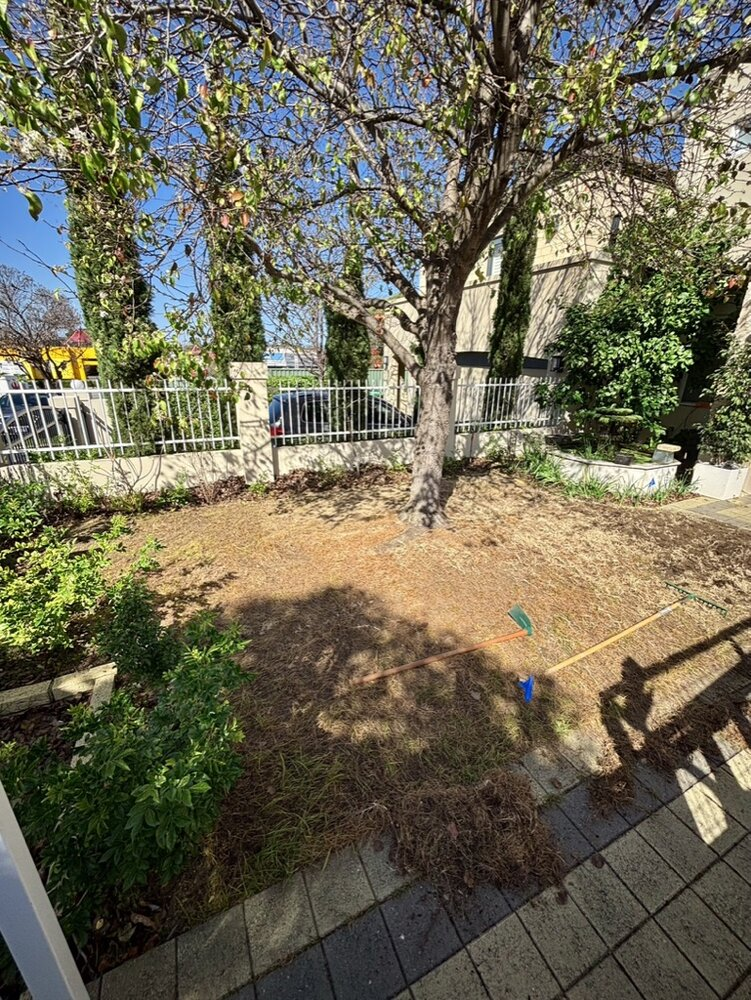
#> input picture lawn-transformation-before.jpg, 751 x 1000 px
$ python feature_match.py
#> lines starting #> are read from the running program, lines starting #| are printed output that depends on the picture
#!/usr/bin/env python3
"""
Use SIFT/ORB feature matching to find the optimal transformation between images
"""

import cv2
import numpy as np
from PIL import Image

def find_homography_transform(img1_path, img2_path, output_prefix):
    """
    Find the transformation needed to align img2 to img1 using feature matching
    """
#> called with img1_path = 'lawn-transformation-before.jpg', img2_path = 'lawn-transformation-after.jpg', output_prefix = 'lawn'
    print(f"\nProcessing {output_prefix} images...")

    # Load images
    img1 = cv2.imread(img1_path)
#> img1 is the input picture: shape (1000, 751, 3); mean B, G, R 84.3, 103.7, 108.1
    img2 = cv2.imread(img2_path)
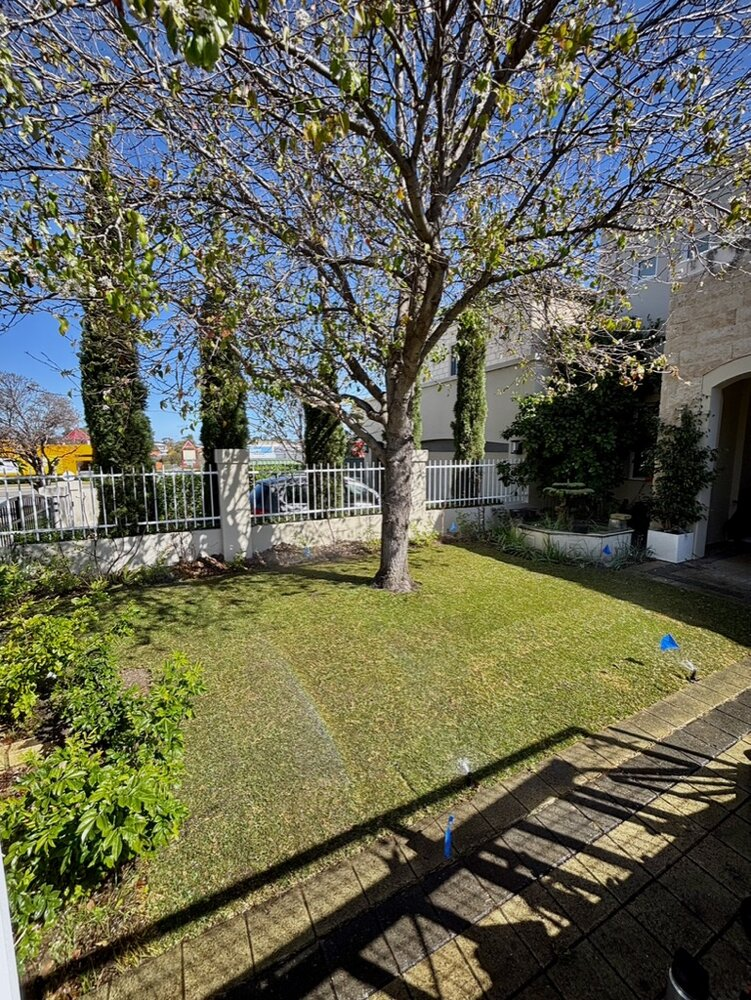
#> input picture lawn-transformation-after.jpg, 751 x 1000 px
#> img2 is the input picture: shape (1000, 751, 3); mean B, G, R 82.7, 100.5, 99.8

    # Convert to grayscale
    gray1 = cv2.cvtColor(img1, cv2.COLOR_BGR2GRAY)
    gray2 = cv2.cvtColor(img2, cv2.COLOR_BGR2GRAY)

    print(f"Image 1 size: {img1.shape[:2]}")
#| Image 1 size: (1000, 751)
    print(f"Image 2 size: {img2.shape[:2]}")
#| Image 2 size: (1000, 751)

    # Try SIFT first (best but patented), fall back to ORB if needed
    try:
        # SIFT detector
        detector = cv2.SIFT_create()
        print("Using SIFT feature detector...")
    except:
        # ORB detector as fallback
        detector = cv2.ORB_create(nfeatures=1000)
        print("Using ORB feature detector...")

    # Find keypoints and descriptors
    kp1, desc1 = detector.detectAndCompute(gray1, None)
#> kp1 = 13995 keypoints; strongest (x, y, size): (747, 407, 1.9), (648, 360, 2), (498, 424, 1.8), (59, 394, 2.5)
    kp2, desc2 = detector.detectAndCompute(gray2, None)
#> kp2 = 12875 keypoints; strongest (x, y, size): (653, 336, 1.8), (398, 56, 2.5), (110, 226, 2.2), (292, 89, 2.6)

    print(f"Found {len(kp1)} keypoints in image 1")
#| Found 13995 keypoints in image 1
    print(f"Found {len(kp2)} keypoints in image 2")
#| Found 12875 keypoints in image 2

    if desc1 is None or desc2 is None or len(kp1) < 4 or len(kp2) < 4:
        print("Not enough features found!")
        return None

    # Match features
    if isinstance(detector, cv2.SIFT):
        # For SIFT, use FLANN matcher
        FLANN_INDEX_KDTREE = 1
        index_params = dict(algorithm=FLANN_INDEX_KDTREE, trees=5)
        search_params = dict(checks=50)
        matcher = cv2.FlannBasedMatcher(index_params, search_params)
    else:
        # For ORB, use BFMatcher
        matcher = cv2.BFMatcher(cv2.NORM_HAMMING, crossCheck=False)

    # Find matches
    try:
        matches = matcher.knnMatch(desc1, desc2, k=2)
#> matches = 13995 matches
    except:
        print("Matching failed, trying brute force...")
        matcher = cv2.BFMatcher(cv2.NORM_L2, crossCheck=True)
        matches = matcher.match(desc1, desc2)
        matches = sorted(matches, key=lambda x: x.distance)
        good_matches = matches[:20]
    else:
        # Apply Lowe's ratio test
        good_matches = []
        for match_pair in matches:
            if len(match_pair) == 2:
                m, n = match_pair
                if m.distance < 0.7 * n.distance:
                    good_matches.append(m)
#> after the loop, good_matches = 27 matches

    print(f"Found {len(good_matches)} good matches")
#| Found 27 good matches

    if len(good_matches) < 4:
        print("Not enough good matches found!")
        return None

    # Extract matched keypoints
    src_pts = np.float32([kp1[m.queryIdx].pt for m in good_matches]).reshape(-1, 1, 2)
#> src_pts = 27 rows, first 8: [3.23, 782.6], [56.27, 367.8], [150.9, 302.6], [150.9, 302.6], [197.9, 199.8], [208.3, 778.5], [226.1, 432.5], [265.9, 327.1]
    dst_pts = np.float32([kp2[m.trainIdx].pt for m in good_matches]).reshape(-1, 1, 2)
#> dst_pts = 27 rows, first 8: [303.9, 995], [49.12, 463.1], [146.6, 400], [146.6, 400], [46.1, 216.6], [628.8, 516.4], [208.2, 513.8], [249.5, 420.2]

    # Find homography
    M, mask = cv2.findHomography(dst_pts, src_pts, cv2.RANSAC, 5.0)
#> M = [[1.16, 0.241, -110.4], [0.0817, 1.17, -167.5], [0.000107, 4.44e-05, 1]]; mask = 27 values, max 1 at index 1, min 0 at index 0, mean 0.296

    if M is None:
        print("Could not find homography!")
        return None

    # Apply transformation to align img2 to img1
    h, w = img1.shape[:2]
#> h = 1000; w = 751
    aligned_img2 = cv2.warpPerspective(img2, M, (w, h))
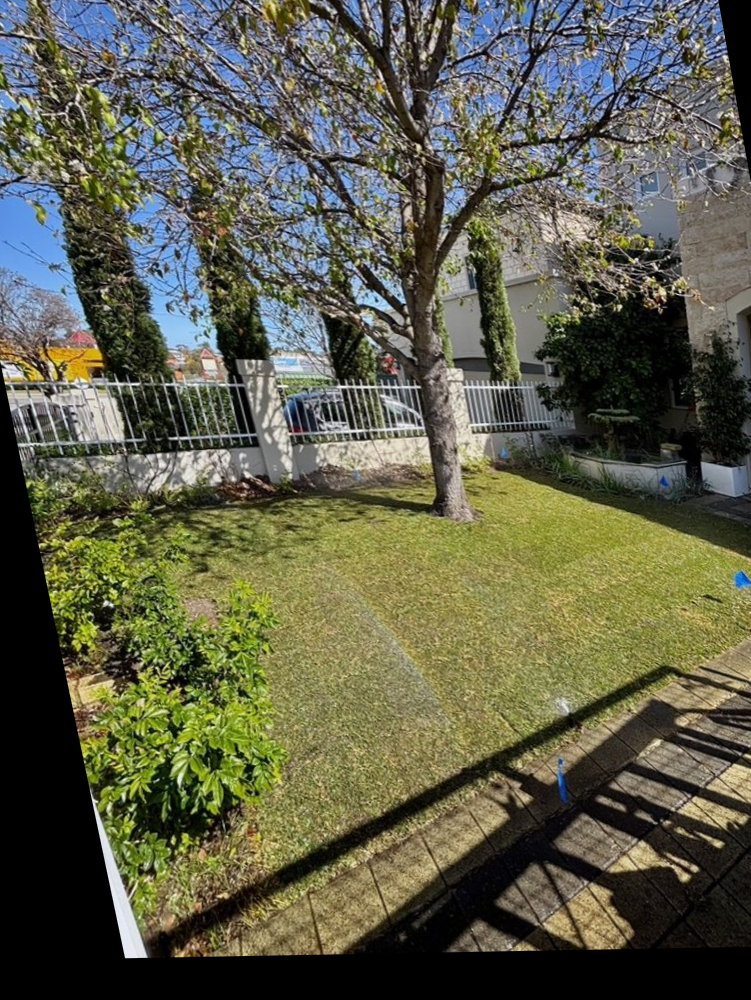
#> aligned_img2: shape (1000, 751, 3); mean B, G, R 74.2, 94.5, 94

    # Save aligned image
    output_path = f'{output_prefix}-after-aligned.jpg'
    cv2.imwrite(output_path, aligned_img2)

    # Also save the before image for consistency
    before_output = f'{output_prefix}-before-aligned.jpg'
    cv2.imwrite(before_output, img1)

    # Extract transformation parameters for CSS (approximation)
    # This is a simplification - homography is more complex than CSS transforms
    scale_x = np.sqrt(M[0, 0]**2 + M[0, 1]**2)
#> scale_x = 1.18
    scale_y = np.sqrt(M[1, 0]**2 + M[1, 1]**2)
#> scale_y = 1.17
    translate_x = M[0, 2]
#> translate_x = -110.4
    translate_y = M[1, 2]
#> translate_y = -167.5

    print(f"\nTransformation matrix:")
    print(M)
#| [[ 1.15519542e+00  2.41152781e-01 -1.10373534e+02]
#|  [ 8.16931855e-02  1.16835985e+00 -1.67549386e+02]
#|  [ 1.07199319e-04  4.43821336e-05  1.00000000e+00]]
    print(f"\nApproximate CSS transform:")
    print(f"  Scale: {(scale_x + scale_y)/2:.3f}")
#|   Scale: 1.176
    print(f"  Translate X: {translate_x:.1f}px")
#|   Translate X: -110.4px
    print(f"  Translate Y: {translate_y:.1f}px")
#|   Translate Y: -167.5px
    print(f"\nSaved aligned images: {before_output}, {output_path}")

    return M

def main():
    print("=== Feature-Based Image Alignment ===")

    # Process lawn images
    M_lawn = find_homography_transform(
        'lawn-transformation-before.jpg',
        'lawn-transformation-after.jpg',
        'lawn'
    )
#> M_lawn has the same summary as M in find_homography_transform

    # Process garden images (swapped as noted)
    M_garden = find_homography_transform(
        'garden-transformation-after.jpg',  # This is actually before
        'garden-transformation-before.jpg', # This is actually after
        'garden'
    )
#> call 2 of find_homography_transform, with img1_path = 'garden-transformation-after.jpg', img2_path = 'garden-transformation-before.jpg', output_prefix = 'garden'
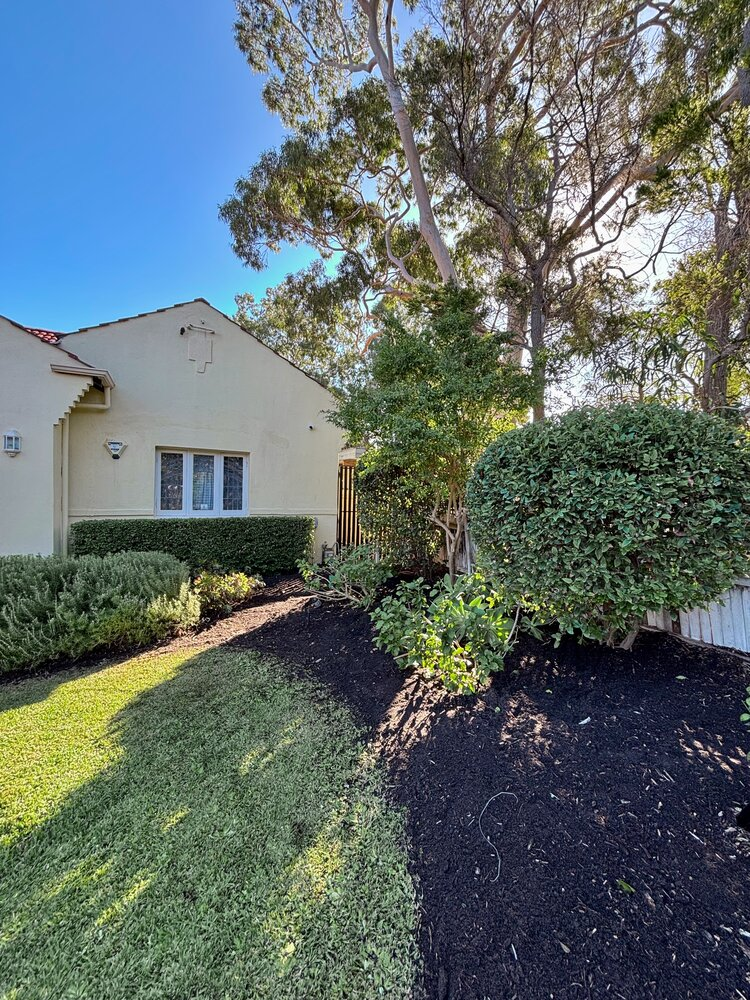
#> input picture garden-transformation-after.jpg, 750 x 1000 px
#> in find_homography_transform, img1 is the input picture: shape (1000, 750, 3); mean B, G, R 106.5, 108, 94.8
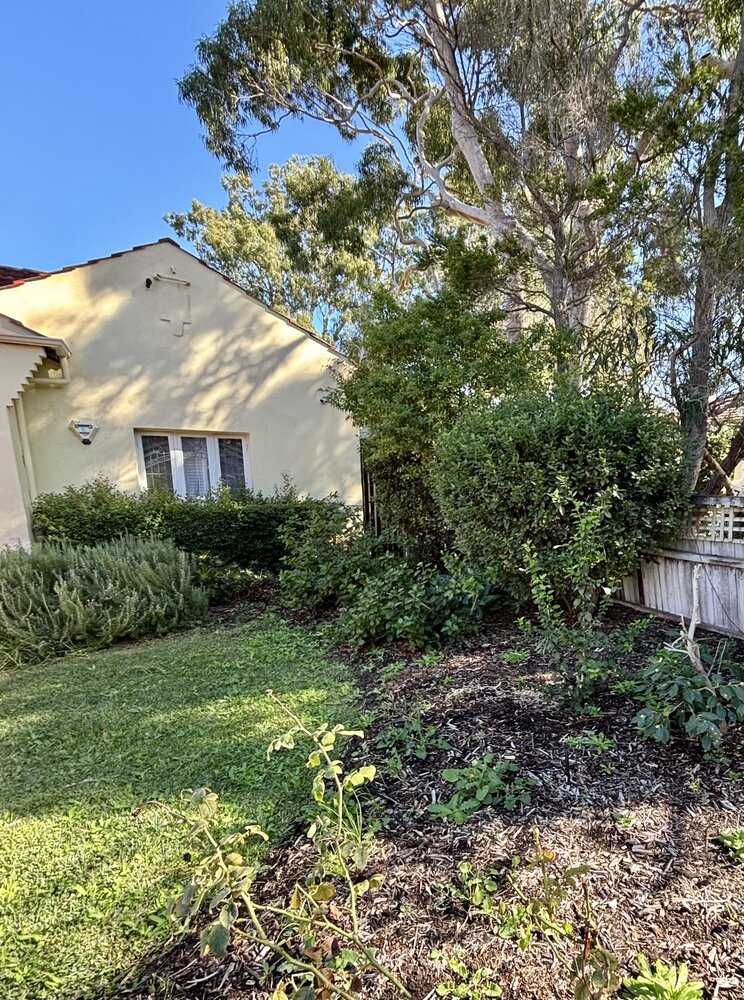
#> input picture garden-transformation-before.jpg, 744 x 1000 px
#> in find_homography_transform, img2 is the input picture: shape (1000, 744, 3); mean B, G, R 103.9, 117.6, 110.3
#> in find_homography_transform (call 2), `gray2 = cv2.cvtColor(img2, cv2.COLOR_BGR2GRAY)`:
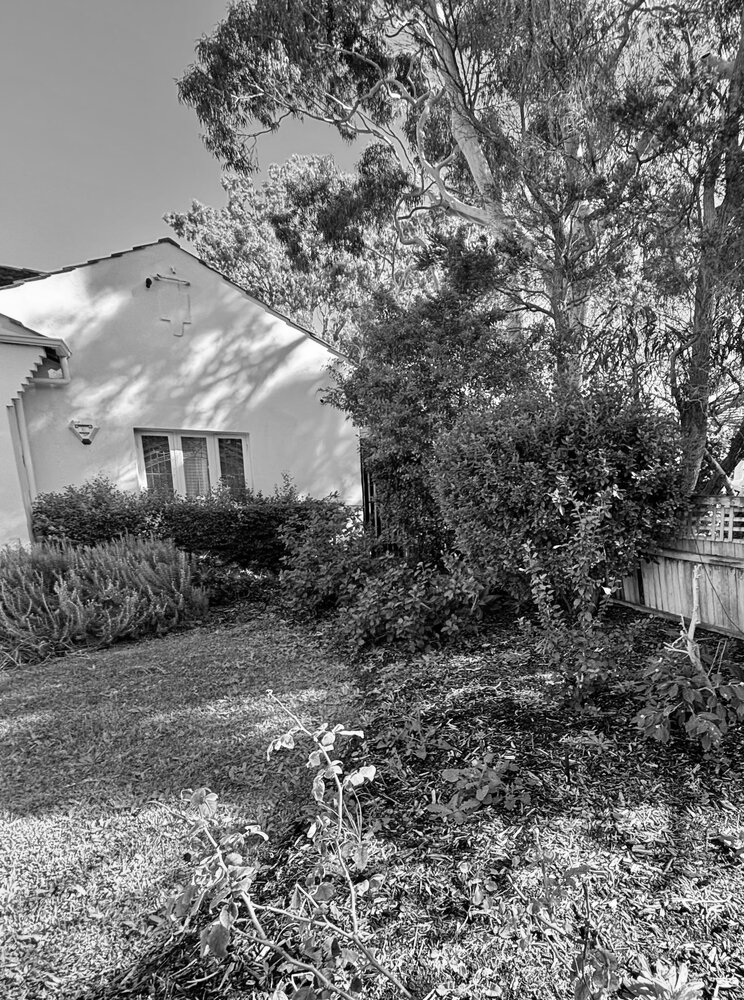
#> gray2: shape (1000, 744); min 0, max 255, mean 113.8
#| Image 1 size: (1000, 750)
#| Image 2 size: (1000, 744)
#> in find_homography_transform (call 2), `kp1, desc1 = detector.detectAndCompute(gray1, None)`: kp1 = 8630 keypoints; strongest (x, y, size): (667, 529, 2.3), (595, 930, 2), (551, 996, 2.1), (552, 795, 2.1)
#> in find_homography_transform (call 2), `kp2, desc2 = detector.detectAndCompute(gray2, None)`: kp2 = 12692 keypoints; strongest (x, y, size): (555, 547, 2.2), (520, 569, 2), (607, 591, 4.4), (702, 910, 1.9)
#| Found 8630 keypoints in image 1
#| Found 12692 keypoints in image 2
#> in find_homography_transform (call 2), `matches = matcher.knnMatch(desc1, desc2, k=2)`: matches = 8630 matches
#> after the loop in find_homography_transform (call 2), `for match_pair in matches:`: good_matches = 24 matches
#| Found 24 good matches
#> in find_homography_transform (call 2), `src_pts = np.float32([kp1[m.queryIdx].pt for m in good_matches]).resha..`: src_pts = 24 rows, first 8: [84.56, 383.8], [84.96, 329.9], [104.7, 445.5], [111.3, 446.2], [116.4, 452.6], [125.4, 446.6], [125.7, 322.6], [158.3, 310.9]
#> in find_homography_transform (call 2), `dst_pts = np.float32([kp2[m.trainIdx].pt for m in good_matches]).resha..`: dst_pts = 24 rows, first 8: [36.6, 356], [65.27, 269.9], [70.43, 428.5], [79.38, 429.4], [86.83, 436.9], [96.32, 429.9], [95.14, 265.2], [113.4, 255.7]
#> in find_homography_transform (call 2), `M, mask = cv2.findHomography(dst_pts, src_pts, cv2.RANSAC, 5.0)`: M = [[0.684, -0.147, 102.9], [-0.0223, 0.557, 141.4], [-7.48e-05, -0.000337, 1]]; mask = 24 values, max 1 at index 0, min 0 at index 1, mean 0.542
#> in find_homography_transform (call 2), `aligned_img2 = cv2.warpPerspective(img2, M, (w, h))`:
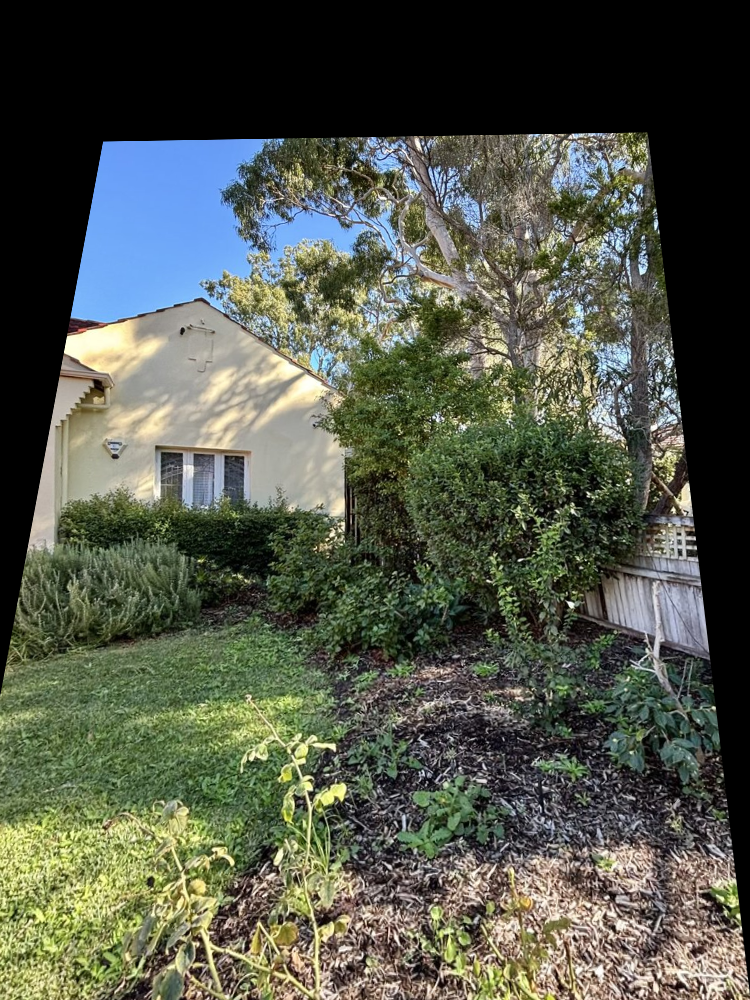
#> aligned_img2: shape (1000, 750, 3); mean B, G, R 74, 87, 82.2
#> in find_homography_transform (call 2), `scale_x = np.sqrt(M[0, 0]**2 + M[0, 1]**2)`: scale_x = 0.699
#> in find_homography_transform (call 2), `scale_y = np.sqrt(M[1, 0]**2 + M[1, 1]**2)`: scale_y = 0.557
#> in find_homography_transform (call 2), `translate_x = M[0, 2]`: translate_x = 102.9
#> in find_homography_transform (call 2), `translate_y = M[1, 2]`: translate_y = 141.4
#| [[ 6.83694962e-01 -1.46792203e-01  1.02879778e+02]
#|  [-2.22757371e-02  5.57020487e-01  1.41357123e+02]
#|  [-7.47682226e-05 -3.37023432e-04  1.00000000e+00]]
#|   Scale: 0.628
#|   Translate X: 102.9px
#|   Translate Y: 141.4px
#> M_garden has the same summary as M in find_homography_transform

    print("\n=== Alignment Complete ===")
    print("Created aligned image files that can be used directly in the slider")

if __name__ == "__main__":
    main()
